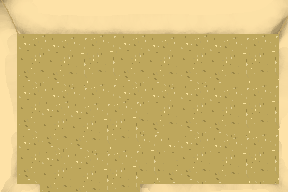

A 2D game scene composited from a Tiled map and its tileset images. What follows is a short description and the map's XML, with every tile layer's data as written:
An orthogonal 9x6 tile map with 32x32 px tiles, 1 tile layer (Capa de Patrones 1) and 6 objects.

<map version="1.0" orientation="orthogonal" renderorder="right-down" width="9" height="6" tilewidth="32" tileheight="32" nextobjectid="7">
 <tileset firstgid="1" name="casaAdentro" tilewidth="32" tileheight="32" tilecount="54" columns="9">
  <image source="casaAdentro.png" width="300" height="200" />
 </tileset>
 <layer name="Capa de Patrones 1" width="9" height="6">
  <data encoding="csv">
1,2,3,4,5,6,7,8,9,
10,11,12,13,14,15,16,17,18,
19,20,21,22,23,24,25,26,27,
28,29,30,31,32,33,34,35,36,
37,38,39,40,41,42,43,44,45,
46,47,48,49,50,51,52,53,54
</data>
 </layer>
 <objectgroup name="Walls">
  <object id="1" x="2.00521" y="2.00521" width="15.0391" height="189.493" />
  <object id="2" x="19.0495" y="185.482" width="19.0495" height="7.01825" />
  <object id="3" x="145.378" y="184.48" width="137.357" height="7.01825" />
  <object id="4" x="278.725" y="0" width="8.02085" height="188.49" />
  <object id="5" x="19.0495" y="2.00521" width="258.673" height="28.073" />
 </objectgroup>
 <objectgroup name="Door">
  <object id="6" x="41.1069" y="185.482" width="104.271" height="7.01825" />
 </objectgroup>
</map>
